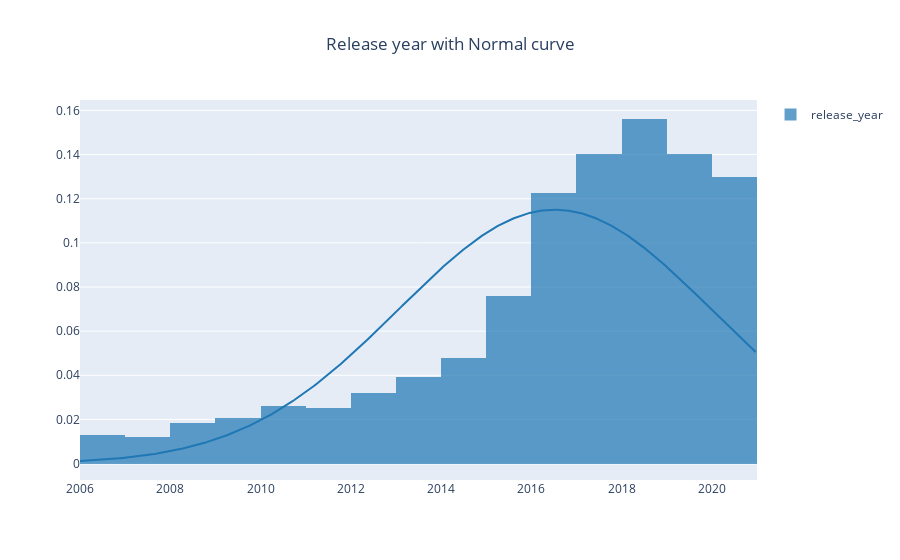

Notebook cell for this chart:
### Code cell
release_year_norm = ff.create_distplot([df[df.release_year > 2005]['release_year']], ['release_year'], curve_type='normal',
    show_rug=False)
release_year_norm.update_layout(title_text="Release year with Normal curve", title_x=0.5)
release_year_norm.show()

### Figure 1 — Plotly figure (JSON) as saved in the notebook; plotly's stock layout.template omitted (floating-point values rounded to 4 significant figures; data arrays with more than 128 entries replaced by an {"elided": "..."} marker saying what was removed)
{"data": [{"autobinx": false, "histnorm": "probability density", "legendgroup": "release_year", "marker": {"color": "rgb(31, 119, 180)"}, "name": "release_year", "opacity": 0.7, "type": "histogram", "x": {"elided": "7933 int values"}, "xaxis": "x", "xbins": {"end": 2021, "size": 1, "start": 2006}, "yaxis": "y"}, {"legendgroup": "release_year", "marker": {"color": "rgb(31, 119, 180)"}, "mode": "lines", "name": "release_year", "showlegend": false, "type": "scatter", "x": {"elided": "500 float values"}, "xaxis": "x", "y": {"elided": "500 float values"}, "yaxis": "y"}], "layout": {"barmode": "overlay", "hovermode": "closest", "legend": {"traceorder": "reversed"}, "title": {"text": "Release year with Normal curve", "x": 0.5}, "xaxis": {"anchor": "y2", "domain": [0, 1], "zeroline": false}, "yaxis": {"anchor": "free", "domain": [0, 1], "position": 0}}}
